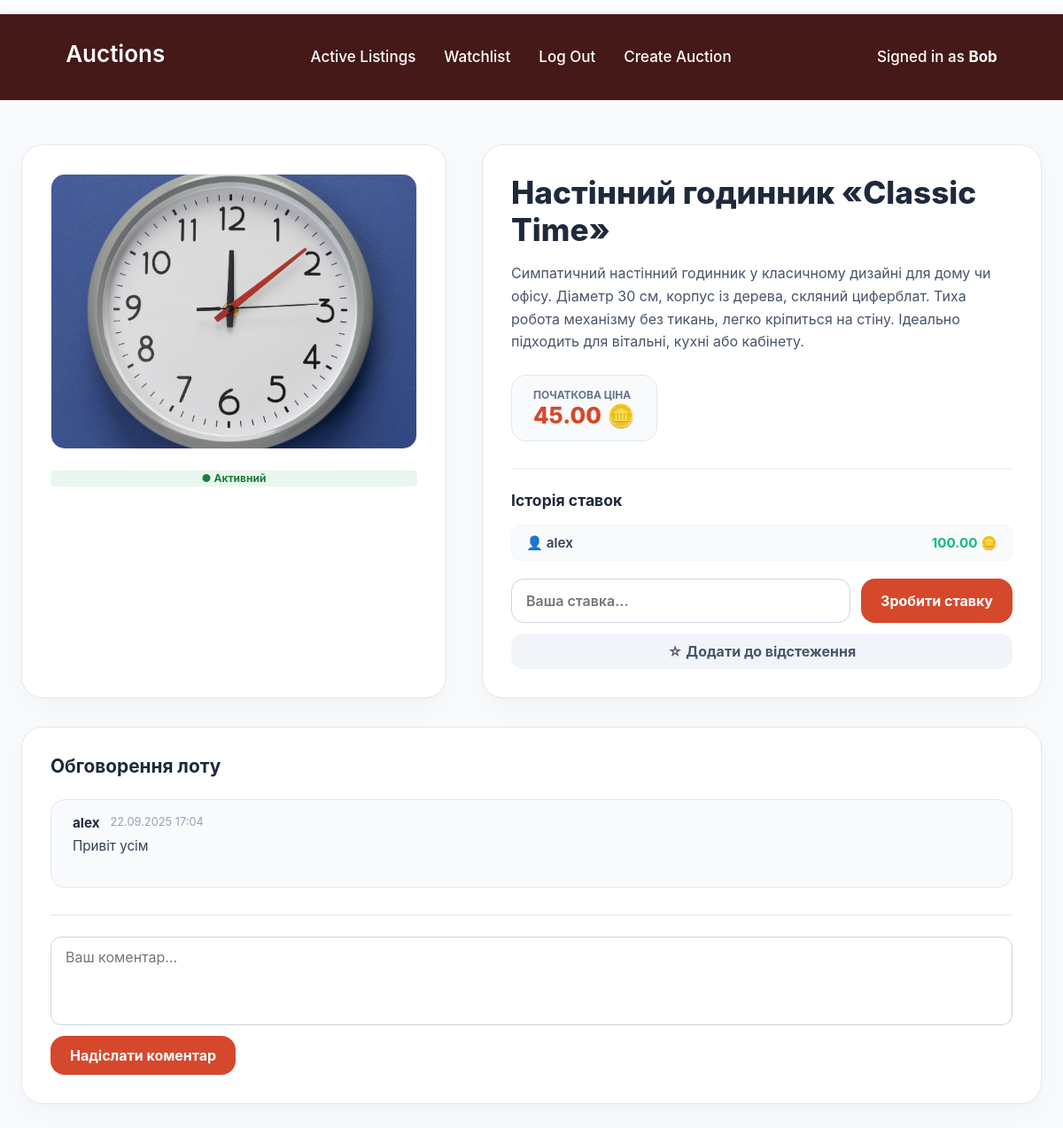
Page /auction/4/ (signed in) on the earlier database version.
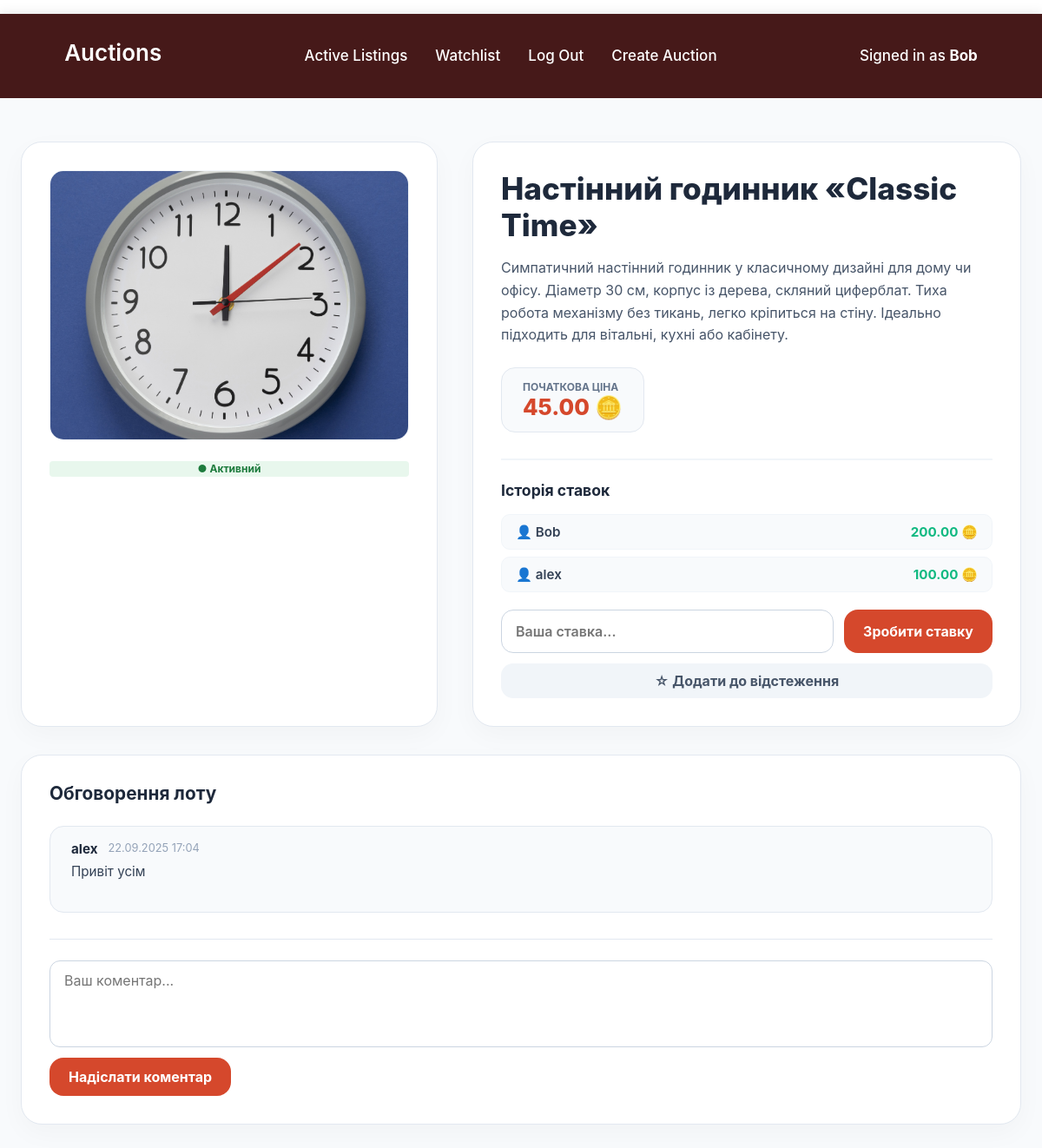
Same page on the later database version.
### auctions/models.py (models this page shows, shortened)
class User(AbstractUser):
    pass

class Auctions(models.Model):
    CATEGORY_CHOICES = [
        ('tech', 'Technology'),
        ('art', 'Fine Art'),
        ('fashion', 'Fashion'),
        ('home', 'Home & Garden'),
        ('other', 'Other'),
    ]
    name = models.CharField(max_length=64)
    description = models.TextField()
    start_price = models.DecimalField(max_digits=10, decimal_places=2)
    image = models.ImageField(upload_to="auction_images/", blank=True, null=True)
    active = models.BooleanField(default=True)
    category = models.CharField(
        max_length=20,
        choices=CATEGORY_CHOICES,
        default='other'
    )
    owner = models.ForeignKey(User, on_delete=models.CASCADE, related_name="my_auctions", null=True, blank=True)
    winner = models.ForeignKey(User, on_delete=models.SET_NULL, null=True, blank=True, related_name="won_auctions")
    end_time = models.DateTimeField(null=True, blank=True)

class Bid(models.Model):
    auction = models.ForeignKey(Auctions, on_delete=models.CASCADE, related_name="bids")
    user = models.ForeignKey(User, on_delete=models.CASCADE)
    amount = models.DecimalField(max_digits=10, decimal_places=2)
    created_at = models.DateTimeField(auto_now_add=True) # дата/время создания ставки — автоматически заполняется при создании

class Comments(models.Model):
    auction = models.ForeignKey(Auctions, on_delete=models.CASCADE, related_name="comments")
    user = models.ForeignKey(User, on_delete=models.CASCADE, related_name="comments")
    text = models.TextField()
    created_at = models.DateTimeField(default=timezone.now)

### auctions/views.py (the view, shortened to what this page needs)
# urls.py: path("auction/<int:auction_id>/", views.auction, name="auction"),
@login_required
def auction(request, auction_id):
    close_expired_auctions()
    auction = get_object_or_404(Auctions, pk=auction_id)
    bids = auction.bids.all().order_by("-amount")
    highest_bid = bids.first().amount if bids.exists() else None
    comments = auction.comments.all().order_by("-created_at")
    in_watchlist = Watchlist.objects.filter(user=request.user, auction=auction).exists() if request.user.is_authenticated else False
    bid_form = BidForm(auction=auction)
    comment_form = CommentForm()
    return render(request, "auctions/auction.html", {
        "auction": auction,
        "bids": bids,
        "highest_bid": highest_bid,
        "comments": comments,
        "in_watchlist": in_watchlist,
        "bid_form": bid_form,
        "comment_form": comment_form
    })

### auctions/forms.py (shortened to what this page needs)
class BidForm(forms.ModelForm):
    class Meta:
        model = Bid
        fields = ['amount']
        widgets = {
            'amount': forms.NumberInput(attrs={'class': 'auction-page_input', 'step': '0.01', 'placeholder': 'Ваша ставка...'}),
        }
    def __init__(self, *args, **kwargs):
        self.auction = kwargs.pop('auction', None)
        super().__init__(*args, **kwargs)

class CommentForm(forms.ModelForm):
    class Meta:
        model = Comments
        fields = ['text']
        widgets = {
            'text': forms.Textarea(attrs={'class': 'auction-page_textarea', 'rows': 3, 'placeholder': 'Ваш коментар...'}),
        }

### auctions/views.py (called while the page is built)
def close_expired_auctions():
    now = timezone.now()
    expired_auctions = Auctions.objects.filter(active=True, end_time__isnull=False, end_time__lte=now)
    for auction in expired_auctions:
        highest_bid = auction.bids.order_by("-amount").first()
        if highest_bid:
            auction.winner = highest_bid.user
        auction.active = False
        auction.save()

### auctions/templates/auctions/auction.html (shortened to what this page needs)
﻿{% extends "auctions/layout.html" %}
{% block content %}
<div class="auction-page_container">
    <div class="auction-grid">
        <div class="auction-media-card">
            {% if auction.image %}
                <div class="auction-main-image">
                    <img src="{{ auction.image.url }}" alt="{{ auction.name }}">
                </div>
            {% else %}
                <div class="no-image-placeholder">Немає зображення</div>
            {% endif %}
            <div class="auction-status-badge">
                {% if auction.active %}
                    <span class="badge status-active">● Активний</span>
                {% endif %}
            </div>
        </div>
        <div class="auction-info-card">
            <h2 class="auction-main-title">{{ auction.name }}</h2>
            <div class="auction-extended-description">
                <p>{{ auction.description }}</p>
            </div>
            <div class="price-box">
                <span class="price-label">Початкова ціна</span>
                <span class="price-amount">{{ auction.start_price }} 🪙</span>
            </div>
            <div class="bidding-widget">
                <h3>Історія ставок</h3>
                <ul class="modern-bids-list">
                    {% for bid in bids %}
                        <li class="modern-bid-item">
                            <span class="bid-user">👤 {{ bid.user.username }}</span>
                            <span class="bid-amount-val">{{ bid.amount }} 🪙</span>
                        </li>
                    {% empty %}
                        <li class="modern-bid-item empty-bids">Ставок ще немає. Будьте першим!</li>
                    {% endfor %}
                </ul>
                {% if auction.active %}
                    <form method="post" class="modern-action-form" novalidate>
                        <div class="inline-input-group">
                            {{ bid_form.amount }}
                            <button class="button-primary" type="submit">Зробити ставку</button>
                        </div>
                    </form>
                {% endif %}
                {% if user.is_authenticated %}
                    <form method="post" action="{% url 'toggle_watchlist' auction.id %}" style="margin-top: 12px;">
                        <button class="button-secondary watchlist-toggle-btn" type="submit">
                            {% if in_watchlist %}
                                ⭐ Видалити з відстежуваного
                            {% else %}
                                ☆ Додати до відстеження
                            {% endif %}
                        </button>
                    </form>
                {% endif %}
            </div>
        </div>
    </div>
    <div class="comments-section-card">
        <h3>Обговорення лоту</h3>
        {% if comments %}
            <div class="modern-comments-stream">
                {% for comment in comments %}
                    <div class="comment-bubble">
                        <div class="comment-meta">
                            <span class="comment-author">{{ comment.user.username }}</span>
                            <span class="comment-date">{{ comment.created_at|date:"d.m.Y H:i" }}</span>
                        </div>
                        <p class="comment-text-content">{{ comment.text }}</p>
                    </div>
                {% endfor %}
            </div>
        {% else %}
            <div class="empty-comments-state">Коментарів поки що немає. Залиште перший відгук або запитання!</div>
        {% endif %}
        {% if user.is_authenticated %}
            <form method="post" class="modern-comment-form" novalidate>
                {{ comment_form.text }}
                <button class="button-primary comment-submit-btn" type="submit">Надіслати коментар</button>
            </form>
        {% else %}
            <div class="login-to-comment-alert">
                <p><a href="{% url 'login' %}">Увійдіть в акаунт</a>, щоб мати можливість залишати коментарі.</p>
            </div>
        {% endif %}
    </div>
</div>
{% endblock %}

### auctions/templates/auctions/layout.html (shortened to what this page needs)
{% load static %}
{% load sass_tags %}
<!DOCTYPE html>
<html lang="en">
<head>
    <link rel="stylesheet" href="https://stackpath.bootstrapcdn.com/bootstrap/4.4.1/css/bootstrap.min.css">
    <link rel="stylesheet" href="{% static 'auctions/styles.css' %}">
</head>
<body>
    <div class="wrapper">
         {% include "auctions/header.html" %}
        <main class="page">
            {% block content %}
            {% endblock %}
        </main>
    </div>
</body>
</html>

### auctions/templates/auctions/header.html (shortened to what this page needs)
<div class="header">
    <div class="header_container">
        <h1>Auctions</h1>
        <ul class="header_nav">
            <li class="nav-item">
                <a class="nav-link" href="{% url 'index' %}">Active Listings</a>
            </li>
            <li class="nav-item">
                <a class="nav-link" href="{% url 'watchlist' %}">Watchlist</a>
            </li>
            {% if user.is_authenticated %}
                <li class="nav-item">
                    <a class="nav-link" href="{% url 'logout' %}">Log Out</a>
                </li>
                <li class="nav-item">
                    <a class="nav-link" href="{% url 'new_auction' %}">Create Auction</a>
                </li>
            {% endif %}
        </ul>
        <div class="header_profile">
            {% if user.is_authenticated %}
                <a href="{% url 'dashboard' %}" class="profile-link">
                    Signed in as <strong>{{ user.username }}</strong>
                </a>
            {% else %}
                Not signed in.
            {% endif %}
        </div>
    </div>
</div>

Differences in the rows shown:
added Bid: user.username "Bob", amount "200.00"
